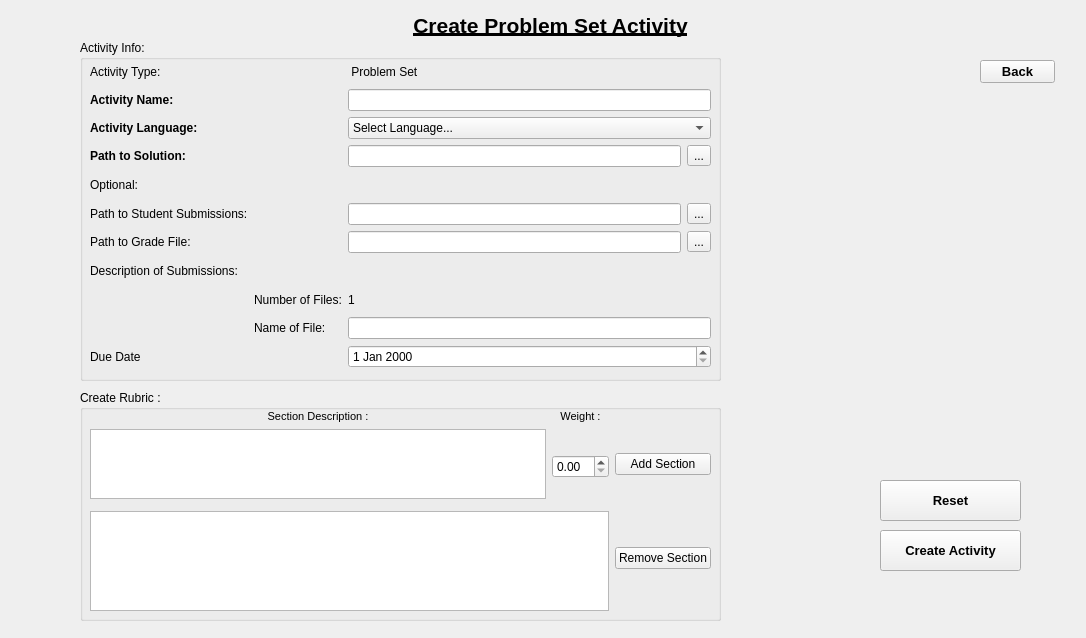
<?xml version="1.0" encoding="UTF-8"?>
<ui version="4.0">
 <class>createpsactivityscreen</class>
 <widget class="QWidget" name="createpsactivityscreen">
  <property name="geometry">
   <rect>
    <x>0</x>
    <y>0</y>
    <width>1086</width>
    <height>638</height>
   </rect>
  </property>
  <property name="windowTitle">
   <string>Form</string>
  </property>
  <widget class="QPushButton" name="backButton">
   <property name="geometry">
    <rect>
     <x>980</x>
     <y>60</y>
     <width>75</width>
     <height>23</height>
    </rect>
   </property>
   <property name="font">
    <font>
     <pointsize>10</pointsize>
     <weight>75</weight>
     <bold>true</bold>
    </font>
   </property>
   <property name="focusPolicy">
    <enum>Qt::ClickFocus</enum>
   </property>
   <property name="text">
    <string>Back</string>
   </property>
  </widget>
  <widget class="QLabel" name="SelectActivitTypeText">
   <property name="geometry">
    <rect>
     <x>400</x>
     <y>10</y>
     <width>301</width>
     <height>31</height>
    </rect>
   </property>
   <property name="font">
    <font>
     <pointsize>16</pointsize>
     <weight>75</weight>
     <bold>true</bold>
     <underline>true</underline>
    </font>
   </property>
   <property name="text">
    <string>Create Problem Set Activity</string>
   </property>
   <property name="alignment">
    <set>Qt::AlignCenter</set>
   </property>
  </widget>
  <widget class="QPushButton" name="createActivityButton">
   <property name="geometry">
    <rect>
     <x>880</x>
     <y>530</y>
     <width>141</width>
     <height>41</height>
    </rect>
   </property>
   <property name="font">
    <font>
     <pointsize>10</pointsize>
     <weight>75</weight>
     <bold>true</bold>
    </font>
   </property>
   <property name="text">
    <string>Create Activity</string>
   </property>
  </widget>
  <widget class="QPushButton" name="pushButton">
   <property name="geometry">
    <rect>
     <x>880</x>
     <y>480</y>
     <width>141</width>
     <height>41</height>
    </rect>
   </property>
   <property name="font">
    <font>
     <pointsize>10</pointsize>
     <weight>75</weight>
     <bold>true</bold>
    </font>
   </property>
   <property name="text">
    <string>Reset</string>
   </property>
  </widget>
  <widget class="QGroupBox" name="groupBox">
   <property name="geometry">
    <rect>
     <x>80</x>
     <y>390</y>
     <width>641</width>
     <height>231</height>
    </rect>
   </property>
   <property name="title">
    <string>Create Rubric :</string>
   </property>
   <widget class="QWidget" name="gridLayoutWidget_3">
    <property name="geometry">
     <rect>
      <x>10</x>
      <y>20</y>
      <width>621</width>
      <height>201</height>
     </rect>
    </property>
    <layout class="QGridLayout" name="gridLayout_3">
     <property name="verticalSpacing">
      <number>6</number>
     </property>
     <item row="0" column="0">
      <widget class="QLabel" name="label_19">
       <property name="font">
        <font>
         <pointsize>8</pointsize>
         <weight>50</weight>
         <bold>false</bold>
        </font>
       </property>
       <property name="text">
        <string>Section Description :</string>
       </property>
       <property name="alignment">
        <set>Qt::AlignCenter</set>
       </property>
      </widget>
     </item>
     <item row="1" column="1" rowspan="4">
      <widget class="QDoubleSpinBox" name="doubleSpinBox"/>
     </item>
     <item row="1" column="0" rowspan="3">
      <widget class="QTextEdit" name="textEdit"/>
     </item>
     <item row="0" column="1">
      <widget class="QLabel" name="label_10">
       <property name="font">
        <font>
         <pointsize>8</pointsize>
         <weight>50</weight>
         <bold>false</bold>
        </font>
       </property>
       <property name="text">
        <string>Weight :</string>
       </property>
       <property name="alignment">
        <set>Qt::AlignCenter</set>
       </property>
      </widget>
     </item>
     <item row="4" column="2" rowspan="2">
      <widget class="QPushButton" name="RemoveBtn">
       <property name="text">
        <string>Remove Section</string>
       </property>
      </widget>
     </item>
     <item row="5" column="0" colspan="2">
      <widget class="QTableView" name="tableView">
       <property name="editTriggers">
        <set>QAbstractItemView::NoEditTriggers</set>
       </property>
       <property name="dragDropOverwriteMode">
        <bool>false</bool>
       </property>
       <property name="selectionMode">
        <enum>QAbstractItemView::SingleSelection</enum>
       </property>
       <property name="selectionBehavior">
        <enum>QAbstractItemView::SelectRows</enum>
       </property>
       <property name="gridStyle">
        <enum>Qt::DotLine</enum>
       </property>
       <attribute name="horizontalHeaderVisible">
        <bool>false</bool>
       </attribute>
       <attribute name="verticalHeaderVisible">
        <bool>false</bool>
       </attribute>
      </widget>
     </item>
     <item row="2" column="2">
      <widget class="QPushButton" name="AddBtn">
       <property name="text">
        <string>Add Section</string>
       </property>
      </widget>
     </item>
    </layout>
   </widget>
  </widget>
  <widget class="QGroupBox" name="groupBox_2">
   <property name="geometry">
    <rect>
     <x>80</x>
     <y>40</y>
     <width>641</width>
     <height>341</height>
    </rect>
   </property>
   <property name="title">
    <string>Activity Info:</string>
   </property>
   <widget class="QWidget" name="gridLayoutWidget">
    <property name="geometry">
     <rect>
      <x>10</x>
      <y>20</y>
      <width>621</width>
      <height>308</height>
     </rect>
    </property>
    <layout class="QGridLayout" name="gridLayout_2">
     <item row="6" column="3">
      <spacer name="horizontalSpacer_21">
       <property name="orientation">
        <enum>Qt::Horizontal</enum>
       </property>
       <property name="sizeType">
        <enum>QSizePolicy::Minimum</enum>
       </property>
       <property name="sizeHint" stdset="0">
        <size>
         <width>40</width>
         <height>20</height>
        </size>
       </property>
      </spacer>
     </item>
     <item row="2" column="3">
      <spacer name="horizontalSpacer_4">
       <property name="orientation">
        <enum>Qt::Horizontal</enum>
       </property>
       <property name="sizeType">
        <enum>QSizePolicy::Minimum</enum>
       </property>
       <property name="sizeHint" stdset="0">
        <size>
         <width>40</width>
         <height>20</height>
        </size>
       </property>
      </spacer>
     </item>
     <item row="0" column="3">
      <spacer name="horizontalSpacer_2">
       <property name="orientation">
        <enum>Qt::Horizontal</enum>
       </property>
       <property name="sizeType">
        <enum>QSizePolicy::Minimum</enum>
       </property>
       <property name="sizeHint" stdset="0">
        <size>
         <width>40</width>
         <height>20</height>
        </size>
       </property>
      </spacer>
     </item>
     <item row="5" column="1">
      <widget class="QLabel" name="label_11">
       <property name="text">
        <string>Path to Student Submissions:</string>
       </property>
      </widget>
     </item>
     <item row="10" column="1">
      <widget class="QLabel" name="label_12">
       <property name="text">
        <string>Due Date</string>
       </property>
      </widget>
     </item>
     <item row="2" column="4">
      <widget class="QComboBox" name="selectLanguageBox">
       <item>
        <property name="text">
         <string>Select Language...</string>
        </property>
       </item>
       <item>
        <property name="text">
         <string>English</string>
        </property>
       </item>
       <item>
        <property name="text">
         <string>French</string>
        </property>
       </item>
       <item>
        <property name="text">
         <string>German</string>
        </property>
       </item>
       <item>
        <property name="text">
         <string>Chinese</string>
        </property>
       </item>
      </widget>
     </item>
     <item row="2" column="1">
      <widget class="QLabel" name="activityLanguageLabel">
       <property name="font">
        <font>
         <weight>75</weight>
         <bold>true</bold>
        </font>
       </property>
       <property name="text">
        <string>Activity Language:</string>
       </property>
      </widget>
     </item>
     <item row="10" column="4">
      <widget class="QDateEdit" name="EssayDueDateEdit"/>
     </item>
     <item row="4" column="3">
      <spacer name="horizontalSpacer_20">
       <property name="orientation">
        <enum>Qt::Horizontal</enum>
       </property>
       <property name="sizeType">
        <enum>QSizePolicy::Minimum</enum>
       </property>
       <property name="sizeHint" stdset="0">
        <size>
         <width>40</width>
         <height>20</height>
        </size>
       </property>
      </spacer>
     </item>
     <item row="1" column="1">
      <widget class="QLabel" name="activityNameLabel">
       <property name="font">
        <font>
         <weight>75</weight>
         <bold>true</bold>
        </font>
       </property>
       <property name="text">
        <string>Activity Name:</string>
       </property>
      </widget>
     </item>
     <item row="7" column="3">
      <spacer name="horizontalSpacer_18">
       <property name="orientation">
        <enum>Qt::Horizontal</enum>
       </property>
       <property name="sizeType">
        <enum>QSizePolicy::Minimum</enum>
       </property>
       <property name="sizeHint" stdset="0">
        <size>
         <width>40</width>
         <height>20</height>
        </size>
       </property>
      </spacer>
     </item>
     <item row="6" column="1">
      <widget class="QLabel" name="label_7">
       <property name="text">
        <string>Path to Grade File:</string>
       </property>
      </widget>
     </item>
     <item row="3" column="3">
      <spacer name="horizontalSpacer_16">
       <property name="orientation">
        <enum>Qt::Horizontal</enum>
       </property>
       <property name="sizeType">
        <enum>QSizePolicy::Minimum</enum>
       </property>
       <property name="sizeHint" stdset="0">
        <size>
         <width>40</width>
         <height>20</height>
        </size>
       </property>
      </spacer>
     </item>
     <item row="0" column="4">
      <widget class="QLabel" name="problemSetLabel">
       <property name="text">
        <string> Problem Set</string>
       </property>
      </widget>
     </item>
     <item row="8" column="3">
      <widget class="QLabel" name="label_16">
       <property name="text">
        <string>Number of Files:</string>
       </property>
      </widget>
     </item>
     <item row="7" column="1">
      <widget class="QLabel" name="label_15">
       <property name="text">
        <string>Description of Submissions:</string>
       </property>
      </widget>
     </item>
     <item row="5" column="3">
      <spacer name="horizontalSpacer_19">
       <property name="orientation">
        <enum>Qt::Horizontal</enum>
       </property>
       <property name="sizeType">
        <enum>QSizePolicy::Minimum</enum>
       </property>
       <property name="sizeHint" stdset="0">
        <size>
         <width>40</width>
         <height>20</height>
        </size>
       </property>
      </spacer>
     </item>
     <item row="1" column="4">
      <widget class="QLineEdit" name="activityNameEdit"/>
     </item>
     <item row="4" column="1">
      <widget class="QLabel" name="label_14">
       <property name="text">
        <string>Optional:</string>
       </property>
      </widget>
     </item>
     <item row="10" column="3">
      <spacer name="horizontalSpacer_15">
       <property name="orientation">
        <enum>Qt::Horizontal</enum>
       </property>
       <property name="sizeType">
        <enum>QSizePolicy::Minimum</enum>
       </property>
       <property name="sizeHint" stdset="0">
        <size>
         <width>40</width>
         <height>20</height>
        </size>
       </property>
      </spacer>
     </item>
     <item row="9" column="3">
      <widget class="QLabel" name="label_18">
       <property name="text">
        <string>Name of File:</string>
       </property>
      </widget>
     </item>
     <item row="6" column="4">
      <layout class="QHBoxLayout" name="horizontalLayout_3">
       <item>
        <widget class="QLineEdit" name="gradeDirEdit"/>
       </item>
       <item>
        <widget class="QToolButton" name="toolButton_3">
         <property name="text">
          <string>...</string>
         </property>
        </widget>
       </item>
      </layout>
     </item>
     <item row="9" column="4">
      <widget class="QLineEdit" name="fileEdit"/>
     </item>
     <item row="1" column="3">
      <spacer name="horizontalSpacer_3">
       <property name="orientation">
        <enum>Qt::Horizontal</enum>
       </property>
       <property name="sizeType">
        <enum>QSizePolicy::Minimum</enum>
       </property>
       <property name="sizeHint" stdset="0">
        <size>
         <width>40</width>
         <height>20</height>
        </size>
       </property>
      </spacer>
     </item>
     <item row="8" column="4">
      <widget class="QLabel" name="label_17">
       <property name="text">
        <string>1</string>
       </property>
      </widget>
     </item>
     <item row="3" column="4">
      <layout class="QHBoxLayout" name="horizontalLayout">
       <item>
        <widget class="QLineEdit" name="solutionPathEdit"/>
       </item>
       <item>
        <widget class="QToolButton" name="toolButton">
         <property name="text">
          <string>...</string>
         </property>
        </widget>
       </item>
      </layout>
     </item>
     <item row="0" column="1">
      <widget class="QLabel" name="activityTypeLabel">
       <property name="text">
        <string>Activity Type:</string>
       </property>
      </widget>
     </item>
     <item row="5" column="4">
      <layout class="QHBoxLayout" name="horizontalLayout_2">
       <item>
        <widget class="QLineEdit" name="submissionDirEdit"/>
       </item>
       <item>
        <widget class="QToolButton" name="toolButton_2">
         <property name="text">
          <string>...</string>
         </property>
        </widget>
       </item>
      </layout>
     </item>
     <item row="3" column="1">
      <widget class="QLabel" name="PathToSolutionLabel">
       <property name="font">
        <font>
         <weight>75</weight>
         <bold>true</bold>
        </font>
       </property>
       <property name="text">
        <string>Path to Solution:</string>
       </property>
      </widget>
     </item>
    </layout>
   </widget>
  </widget>
  <zorder>groupBox_2</zorder>
  <zorder>backButton</zorder>
  <zorder>SelectActivitTypeText</zorder>
  <zorder>createActivityButton</zorder>
  <zorder>pushButton</zorder>
  <zorder>groupBox</zorder>
 </widget>
 <tabstops>
  <tabstop>activityNameEdit</tabstop>
  <tabstop>selectLanguageBox</tabstop>
  <tabstop>solutionPathEdit</tabstop>
  <tabstop>toolButton</tabstop>
  <tabstop>submissionDirEdit</tabstop>
  <tabstop>toolButton_2</tabstop>
  <tabstop>fileEdit</tabstop>
  <tabstop>EssayDueDateEdit</tabstop>
  <tabstop>createActivityButton</tabstop>
 </tabstops>
 <resources/>
 <connections/>
</ui>
